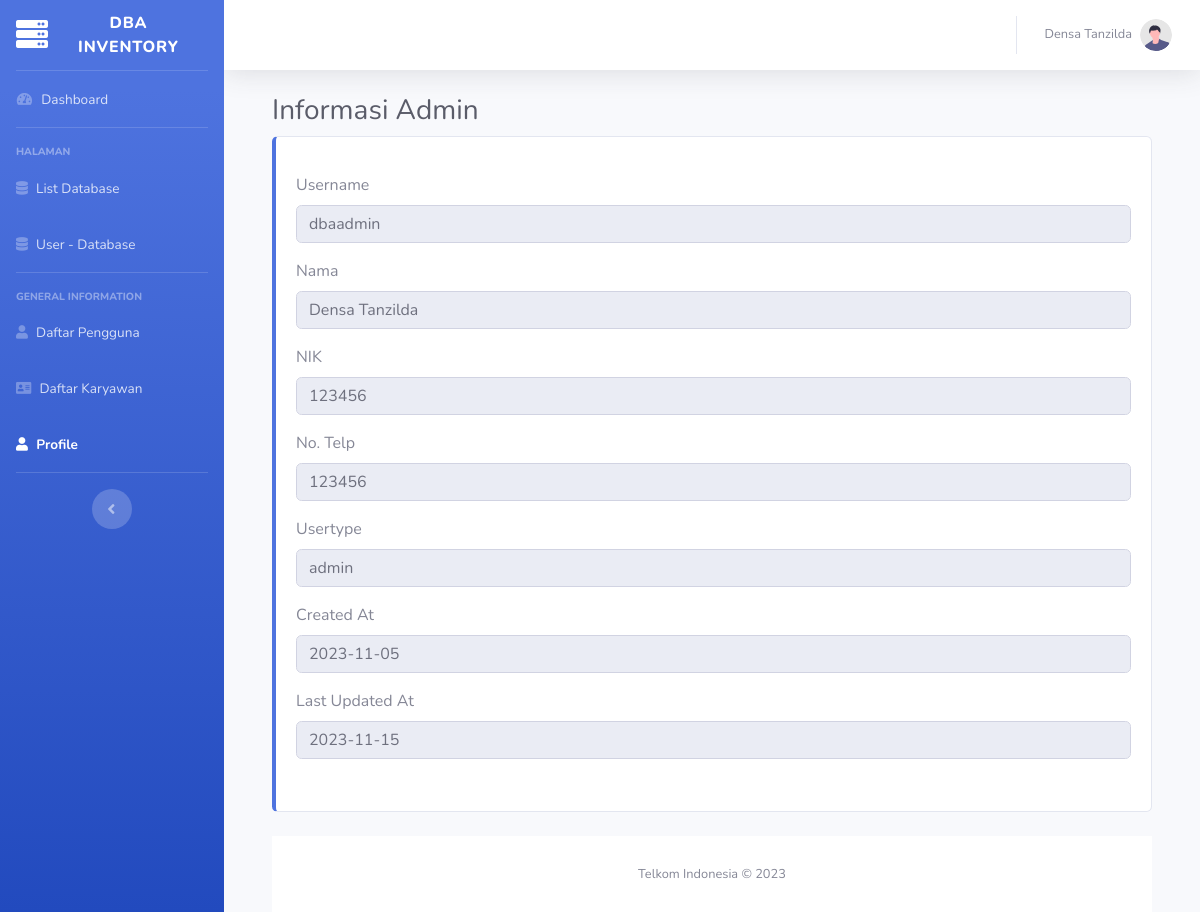
The app's page /page/profile.php (signed in) with its own data.
### tables this page shows
CREATE TABLE `users` (
  `username` varchar(255) NOT NULL,
  `name` varchar(255) NOT NULL,
  `password` varchar(255) NOT NULL,
  `usertype` varchar(255) NOT NULL,
  `nik` varchar(255) NOT NULL,
  `telp` varchar(255) NOT NULL,
  `createdAt` date DEFAULT NULL,
  `lastUpdatedAt` date NOT NULL DEFAULT current_timestamp()
);

### page/profile.php (the view, shortened to what this page needs)
<?php
include "../config.php";
$username = $_SESSION['username'];
$query = "SELECT * FROM users WHERE username = ?";
$stmt = $conn->prepare($query);
$stmt->bind_param("s", $username);
$stmt->execute();
$result = $stmt->get_result();
$users = $result->fetch_assoc();
?>
<!DOCTYPE html>
<html lang="en">
<head>
    <?php include "components/header.php"; ?>
</head>
<body id="page-top">
    <div id="wrapper">
        <?php include "components/navigasi.php"; ?>
        <div id="content-wrapper" class="d-flex flex-column">
            <div id="content">
                <?php include "components/topbar.php"; ?>
                <div class="container-fluid">
                    <div class="container-fluid">
                        <div class="d-sm-flex align-items-center justify-content-between mb-2">
                            <h2 class="h3 mb-0 text-gray-800">Informasi Admin</h2>
                        </div>
                        <div class="card mb-4 py-3 border-left-primary">
                            <div class="card-body">
                                <div class="form-group">
                                    <label for="username">Username</label>
                                    <input type="text" class="form-control form-control-user" name="username" id="username" value="<?php echo $users['username']; ?>" readonly>
                                </div>
                                <div class="form-group">
                                    <label for="nama">Nama</label>
                                    <input type="text" class="form-control form-control-user" name="nama" id="nama" value="<?php echo $users['name']; ?>" readonly>
                                </div>
                                <div class="form-group">
                                    <label for="nik">NIK</label>
                                    <input type="text" class="form-control form-control-user" name="nik" id="nik" value="<?php echo $users['nik']; ?>" readonly>
                                </div>
                                <div class="form-group">
                                    <label for="telp">No. Telp</label>
                                    <input type="text" class="form-control form-control-user" name="telp" id="telp" value="<?php echo $users['telp']; ?>" readonly>
                                </div>
                                <div class="form-group">
                                    <label for="usertype">Usertype</label>
                                    <input type="text" class="form-control form-control-user" name="usertype" id="usertype" value="<?php echo $users['usertype']; ?>" readonly>
                                </div>
                                <div class="form-group">
                                    <label for="nomerTelpon">Created At</label>
                                    <input type="text" class="form-control form-control-user" name="nomerTelpon" id="nomerTelpon" value="<?php echo $users['createdAt']; ?>" readonly>
                                </div>
                                <div class="form-group">
                                    <label for="jenisKelamin">Last Updated At</label>
                                    <input type="text" class="form-control form-control-user" name="jenisKelamin" id="jenisKelamin" value="<?php echo $users['lastUpdatedAt']; ?>" readonly>
                                </div>
                            </div>
                        </div>
                        <?php include "components/footer.php" ?>
                    </div>
</body>
</html>

### records on screen
users: username "dbaadmin", nama "Densa Tanzilda", nik "123456", telp "123456", usertype "admin", nomerTelpon "2023-11-05", jenisKelamin "2023-11-15"

### other values on screen
$name "Densa Tanzilda"
